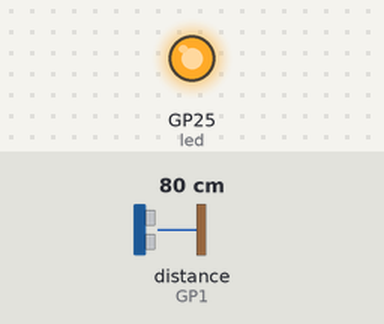
Recording of a program running on a simulated Raspberry Pi Pico running MicroPython. Shown: output pins drawn as LEDs (lit = HIGH). The inputs (shaded band) are chosen by the test bench; at power-on: distance to the obstacle (sensor on GP1) 80 cm. The echo pulse lasts 58.3 µs per cm; WiFi joins after 1.5 s; the clock reads 2024-03-15 10:24:30 at power-on unless the program sets it; pins used as bus, display or sensor lines are not drawn; what the program prints to the serial console is not drawn.

Above: at 0.1 s.
At 0.6 s:
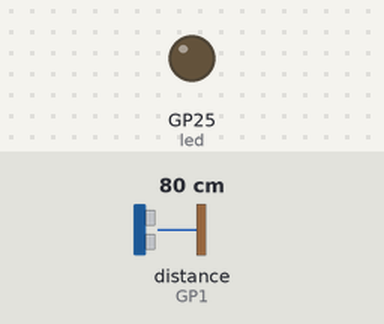
Timing chart, 0 to 2.6 s (numbered marks = the images above):
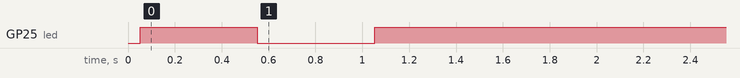

The program:

waterSensor.py
```python
import network
import socket
import time
import machine
from machine import Pin, time_pulse_us
import gc
import urequests
import ntptime

# --- Hardware Configuration ---
TRIG_PIN = 0
ECHO_PIN = 1
LED_PIN = "LED"

# --- Tank & Calibration Constants ---
# Calibrated against the actual bucket (14.25in = 36.2cm tall): empty reads
# ~37.1cm from the sensor, so SENSOR_OFFSET_CM is that minus the bucket depth.
# Note the sensor's ~20cm minimum range means anything above ~47% full is
# already unreadable directly -- see take_trend_sample's extrapolation.
TANK_DEPTH_CM = 36.2         # Bucket depth, sensor to 100%-full mark
SENSOR_OFFSET_CM = 0.9       # Distance from sensor face to 100% full mark
NUM_SAMPLES = 5              # Moving average sample count

# --- Alert Thresholds ---
HIGH_WATER_ALERT_PCT = 90.0  # Alert when tank exceeds 90%
LOW_WATER_ALERT_PCT = 15.0   # Alert when tank drops below 15%
ALERT_COOLDOWN_SEC = 3600    # Minimum 1 hour between repeating same alert

# The bucket's 3/4-full mark sits closer than the sensor's ~20cm blind spot,
# so it can never be read directly -- it has to be estimated from the trend
# instead (see take_trend_sample). THREE_QUARTER_RESET_PCT is hysteresis: the
# alert re-arms only after level estimate drops back below it, so it doesn't
# resend every 5 hours while sitting above 75%.
THREE_QUARTER_ALERT_PCT = 75.0
THREE_QUARTER_RESET_PCT = 65.0

# --- Trend Sampling ---
# The trend/fill-rate average and the periodic Telegram update are driven by
# this timer, not by dashboard page loads, so they stay accurate whether or
# not anyone is looking at the page.
TREND_INTERVAL_SEC = 5 * 3600  # take one trend sample / send one status update every 5 hours
HISTORY_MAX = 48               # ~10 days of 5-hour samples

# --- Quiet Hours ---
# No Telegram messages 10pm-8am Eastern. The Pico has no DST logic, so this
# offset needs to be flipped by hand: -4 for EDT (Mar-Nov), -5 for EST (winter).
TIMEZONE_OFFSET_HOURS = -4
QUIET_HOURS_START = 22  # 10pm
QUIET_HOURS_END = 8     # 8am

# --- Wi-Fi Credentials ---
SSID = "OpenWrt2.4G"
PASSWORD = "Hack895."

# --- Telegram / CallMeBot Configuration ---
# Option A: Standard Telegram Bot (unused unless USE_CALLMEBOT is False and
# these are set to a real bot token/chat ID from @BotFather)
TELEGRAM_BOT_TOKEN = "YOUR_BOT_TOKEN"      # e.g., "123456789:ABCdefGhIJKlmNoPQRsTUVwxyZ"
TELEGRAM_CHAT_ID = "YOUR_CHAT_ID"          # e.g., "987654321"

# Option B: CallMeBot Telegram API, activated by messaging the CallMeBot bot
# from this Telegram username. No API key needed for this account.
USE_CALLMEBOT = True
CALLMEBOT_USER = "@rickgio"

# --- Initialize Pins ---
trig = Pin(TRIG_PIN, Pin.OUT)
echo = Pin(ECHO_PIN, Pin.IN)
led = Pin(LED_PIN, Pin.OUT)

trig.value(0)
time.sleep_ms(50)

# --- State Variables ---
history = []              # (timestamp, water_level_cm) trend samples, one every TREND_INTERVAL_SEC
last_trend_time = 0       # time.time() of the last trend sample; 0 forces an immediate first sample
fill_rate_cm_per_hr = 0.0
last_high_alert_time = 0
last_low_alert_time = 0
last_valid_level = None      # most recent level that came from a real (non-estimated) reading
last_valid_time = None       # time.time() of that reading
three_quarter_alert_sent = False

def connect_wifi():
    wlan = network.WLAN(network.STA_IF)
    wlan.active(True)
    if not wlan.isconnected():
        wlan.connect(SSID, PASSWORD)
        print("Connecting to Wi-Fi...", end="")
        timeout = 20
        while not wlan.isconnected() and timeout > 0:
            led.toggle()
            time.sleep(0.5)
            timeout -= 1
            print(".", end="")
        print()
    if wlan.isconnected():
        led.value(1)
        ip = wlan.ifconfig()[0]
        print(f"Connected! IP: {ip}")
        return ip
    else:
        led.value(0)
        print("Wi-Fi connection failed.")
        return None

def sync_time():
    """Sets the Pico's RTC from NTP (UTC) so quiet-hours checks are meaningful."""
    try:
        ntptime.settime()
        print("Time synced via NTP")
    except Exception as e:
        print("NTP sync failed:", e)

def in_quiet_hours():
    local_hour = time.localtime(time.time() + TIMEZONE_OFFSET_HOURS * 3600)[3]
    return local_hour >= QUIET_HOURS_START or local_hour < QUIET_HOURS_END

def send_telegram_alert(message):
    """Sends a Telegram notification with error handling. Suppressed 10pm-8am."""
    if in_quiet_hours():
        print("Quiet hours active, suppressing Telegram message:", message)
        return
    try:
        if USE_CALLMEBOT:
            # CallMeBot Gateway (username-based, no API key for this account)
            encoded_msg = message.replace(' ', '+').replace('\n', '%0A')
            url = f"https://api.callmebot.com/text.php?user={CALLMEBOT_USER}&text={encoded_msg}"
            res = urequests.get(url)
            res.close()
        else:
            # Direct Telegram Bot API
            url = f"https://api.telegram.org/bot{TELEGRAM_BOT_TOKEN}/sendMessage"
            payload = {
                "chat_id": TELEGRAM_CHAT_ID,
                "text": message,
                "parse_mode": "Markdown"
            }
            res = urequests.post(url, json=payload)
            res.close()
        print("Telegram alert sent successfully.")
    except Exception as e:
        print("Failed to send Telegram alert:", e)

def get_raw_distance():
    trig.value(0)
    time.sleep_us(5)
    trig.value(1)
    time.sleep_us(10)
    trig.value(0)

    try:
        duration = time_pulse_us(echo, 1, 30000)
        if duration > 0:
            return (duration * 0.0343) / 2
    except OSError:
        pass
    return None

def get_filtered_reading():
    readings = []
    for _ in range(NUM_SAMPLES):
        d = get_raw_distance()
        if d is not None and 20.0 <= d <= 450.0:
            readings.append(d)
        time.sleep_ms(60)

    if not readings:
        return None

    readings.sort()
    if len(readings) >= 4:
        readings = readings[1:-1]

    avg_distance = sum(readings) / len(readings)
    water_level = TANK_DEPTH_CM - (avg_distance - SENSOR_OFFSET_CM)
    water_level = max(0.0, min(TANK_DEPTH_CM, water_level))
    percentage = (water_level / TANK_DEPTH_CM) * 100.0

    return avg_distance, water_level, percentage

def check_thresholds_and_alert(percentage, level, rate):
    global last_high_alert_time, last_low_alert_time
    now = time.time()

    # High Water Warning
    if percentage >= HIGH_WATER_ALERT_PCT:
        if (now - last_high_alert_time) > ALERT_COOLDOWN_SEC:
            msg = f"⚠️ *HIGH WATER WARNING*\nLevel: {percentage:.1f}% ({level:.1f} cm)\nRate: {rate:+.1f} cm/hr"
            send_telegram_alert(msg)
            last_high_alert_time = now

    # Low Water Warning
    elif percentage <= LOW_WATER_ALERT_PCT:
        if (now - last_low_alert_time) > ALERT_COOLDOWN_SEC:
            msg = f"⚠️ *LOW WATER WARNING*\nLevel: {percentage:.1f}% ({level:.1f} cm)\nRate: {rate:+.1f} cm/hr"
            send_telegram_alert(msg)
            last_low_alert_time = now

def check_three_quarter_alert(percentage, level, estimated):
    """3/4 full sits inside the sensor's blind spot and can never be read
    directly, so this fires off the estimated level instead. Latches so it
    only sends once per fill cycle (see THREE_QUARTER_RESET_PCT)."""
    global three_quarter_alert_sent
    if percentage >= THREE_QUARTER_ALERT_PCT:
        if not three_quarter_alert_sent:
            tag = " (estimated -- sensor can't read this close)" if estimated else ""
            send_telegram_alert(
                f"🪣 *3/4 full*{tag}\nLevel: {percentage:.1f}% ({level:.1f} cm)"
            )
            three_quarter_alert_sent = True
    elif percentage < THREE_QUARTER_RESET_PCT:
        three_quarter_alert_sent = False

def take_trend_sample():
    """Runs every TREND_INTERVAL_SEC: takes one filtered reading, adds it to the
    long-term trend history, recomputes fill rate from that history (not from
    however often the dashboard happens to be loaded), evaluates the high/low
    and 3/4-full thresholds, and pushes a periodic Telegram status update.

    Near full, the water gets closer to the sensor than its ~20cm minimum
    range and get_filtered_reading() starts returning None -- at that point
    the level is estimated by extrapolating the last real reading forward
    using the current fill rate, rather than just reporting a failure."""
    global last_trend_time, fill_rate_cm_per_hr, last_valid_level, last_valid_time
    now = time.time()
    last_trend_time = now

    reading = get_filtered_reading()
    estimated = False

    if reading is not None:
        _, water_level, percentage = reading
        history.append((now, water_level))
        if len(history) > HISTORY_MAX:
            history.pop(0)

        if len(history) >= 2:
            t0, l0 = history[0]
            time_diff_hours = (now - t0) / 3600.0
            if time_diff_hours > 0:
                fill_rate_cm_per_hr = (water_level - l0) / time_diff_hours

        last_valid_level = water_level
        last_valid_time = now
    elif last_valid_level is not None and last_valid_time is not None:
        estimated = True
        hours_since = (now - last_valid_time) / 3600.0
        water_level = last_valid_level + fill_rate_cm_per_hr * hours_since
        water_level = max(0.0, min(TANK_DEPTH_CM, water_level))
        percentage = (water_level / TANK_DEPTH_CM) * 100.0
    else:
        send_telegram_alert("⚠️ Water sensor: reading failed / out of range, no prior data to estimate from.")
        return

    check_thresholds_and_alert(percentage, water_level, fill_rate_cm_per_hr)
    check_three_quarter_alert(percentage, water_level, estimated)

    tag = " (estimated, out of sensor range)" if estimated else ""
    send_telegram_alert(
        f"📊 *Water level update*{tag}\nLevel: {percentage:.1f}% ({water_level:.1f} cm)\nTrend: {fill_rate_cm_per_hr:+.2f} cm/hr"
    )

def get_dashboard_reading():
    """Cheap instant read for the web dashboard. Shows current level/distance
    live on every page load, but reuses the trend-derived fill_rate_cm_per_hr
    rather than recomputing it from consecutive page loads."""
    reading = get_filtered_reading()
    if reading is None:
        return None

    raw_dist, water_level, percentage = reading
    return {
        "raw_distance": round(raw_dist, 1),
        "water_level": round(water_level, 1),
        "percentage": round(percentage, 1),
        "fill_rate": round(fill_rate_cm_per_hr, 2)
    }

def serve_dashboard():
    ip = connect_wifi()
    if not ip:
        return

    sync_time()  # needed before quiet-hours checks mean anything

    # Notify system startup via Telegram
    send_telegram_alert(f"🚀 *Pico W Water Monitor Online*\nIP: `{ip}`")

    addr = socket.getaddrinfo('0.0.0.0', 80)[0][-1]
    s = socket.socket()
    s.setsockopt(socket.SOL_SOCKET, socket.SO_REUSEADDR, 1)
    s.bind(addr)
    s.listen(2)
    s.settimeout(1.0)  # wake up regularly so trend sampling doesn't depend on a visitor
    print(f"Dashboard listening on http://{ip}:80")

    take_trend_sample()  # seed the trend history and send the first status update

    while True:
        try:
            gc.collect()

            if time.time() - last_trend_time >= TREND_INTERVAL_SEC:
                take_trend_sample()

            try:
                cl, addr = s.accept()
            except OSError:
                continue  # accept() timed out; loop back to the trend check above

            req = cl.recv(1024).decode('utf-8')

            data = get_dashboard_reading()

            if data is None:
                html = "<html><body><h2>Sensor reading error or out of range</h2></body></html>"
            else:
                pct = data['percentage']
                color = "#27ae60" if pct > 30 else ("#f39c12" if pct > 15 else "#e74c3c")

                est_time = "N/A"
                if data['fill_rate'] > 0.05:
                    hrs_remaining = (TANK_DEPTH_CM - data['water_level']) / data['fill_rate']
                    est_time = f"{hrs_remaining:.1f} hrs until full"
                elif data['fill_rate'] < -0.05:
                    hrs_remaining = data['water_level'] / abs(data['fill_rate'])
                    est_time = f"{hrs_remaining:.1f} hrs until empty"

                html = f"""<!DOCTYPE html>
<html>
<head>
    <meta name="viewport" content="width=device-width, initial-scale=1">
    <title>Water Level Monitor</title>
    <style>
        body {{ font-family: -apple-system, BlinkMacSystemFont, sans-serif; background: #121212; color: #fff; text-align: center; margin-top: 40px; }}
        .card {{ background: #1e1e1e; max-width: 380px; margin: auto; padding: 24px; border-radius: 12px; box-shadow: 0 4px 20px rgba(0,0,0,0.5); }}
        .meter {{ background: #333; border-radius: 8px; height: 28px; width: 100%; overflow: hidden; margin: 20px 0; }}
        .fill {{ height: 100%; width: {pct}%; background: {color}; transition: width 0.5s; }}
        .stat {{ display: flex; justify-content: space-between; margin: 10px 0; font-size: 15px; color: #bbb; }}
        .val {{ color: #fff; font-weight: bold; }}
    </style>
</head>
<body>
    <div class="card">
        <h2>Tank Water Level</h2>
        <div class="meter"><div class="fill"></div></div>
        <h1 style="color: {color}; margin: 0 0 20px 0;">{pct}%</h1>
        <div class="stat"><span>Water Level:</span><span class="val">{data['water_level']} cm</span></div>
        <div class="stat"><span>Distance to Sensor:</span><span class="val">{data['raw_distance']} cm</span></div>
        <div class="stat"><span>Flow Rate:</span><span class="val">{data['fill_rate']} cm/hr</span></div>
        <div class="stat"><span>Estimate:</span><span class="val">{est_time}</span></div>
    </div>
</body>
</html>"""

            cl.send('HTTP/1.0 200 OK\r\nContent-type: text/html\r\n\r\n')
            cl.send(html)
            cl.close()

        except Exception as e:
            print("Server loop error:", e)
            try:
                cl.close()
            except:
                pass

if __name__ == "__main__":
    serve_dashboard()
```
